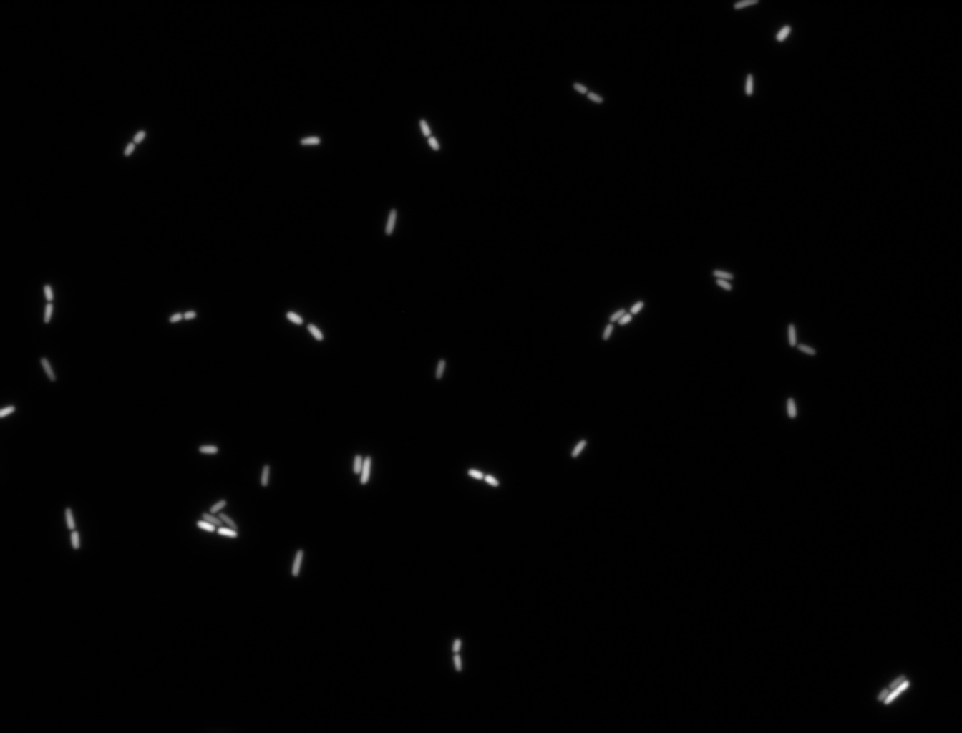
%> input picture Teaching/FluorescenceImage.TIF, 962 x 733 px, shrunk from 1344 x 1024 before the run
$ octave --eval "result = matlabsSegmentOutputDimMitotic(imread('../Teaching/FluorescenceImage.TIF'));"   (GNU Octave 9; MATLAB toolbox functions it lacks are replaced by stand-ins)
%> lines starting %> are read from the running program, lines starting %| are printed output that depends on the picture; in (x1, y1, x2, y2) boxes, pixels count from 0 and x2, y2 are one past the last pixel; in counts of white or black regions, pixels touching at a corner belong together; the program's own positions count from 1
function [BW,maskedImage] = matlabsSegmentOutputDimMitotic(X)
%segmentImage Segment image using auto-generated code from imageSegmenter app
%  [BW,MASKEDIMAGE] = segmentImage(X) segments image X using auto-generated
%  code from the imageSegmenter app. The final segmentation is returned in
%  BW, and a masked image is returned in MASKEDIMAGE.

% Auto-generated by imageSegmenter app on 26-Feb-2020
%----------------------------------------------------


% Adjust data to span data range.
X = imadjust(X);
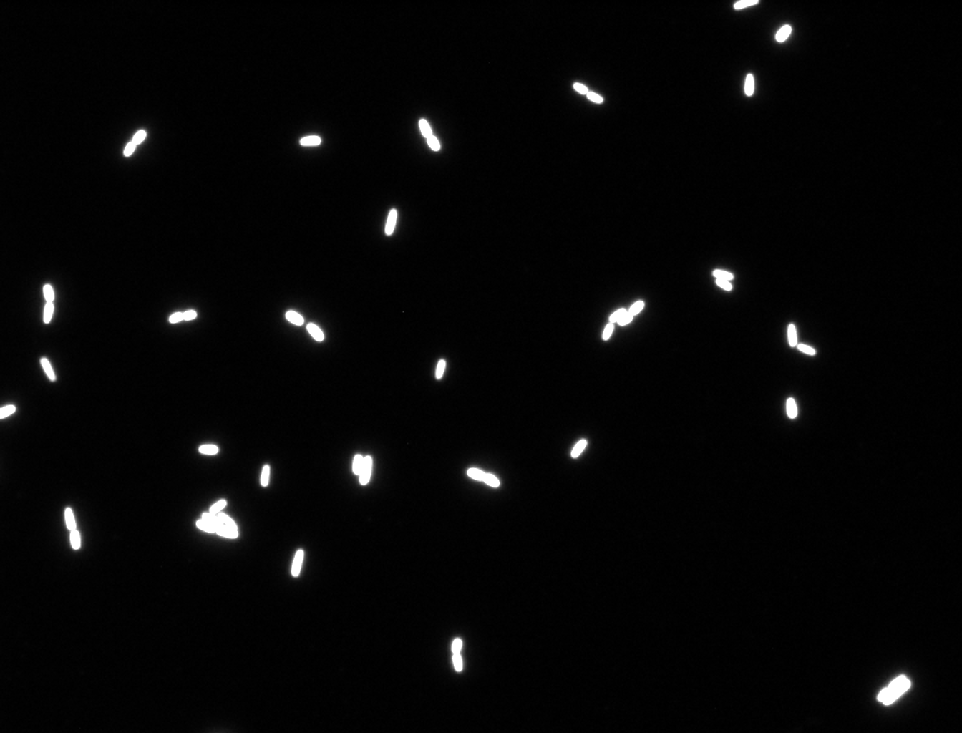
%> X: size 733x962 uint16; min 0, max 65535, mean 1690.5; drawn with min black and max white

% Auto clustering
s = rng;
rng('default');
L = imsegkmeans(single(X),2,'NumAttempts',2);
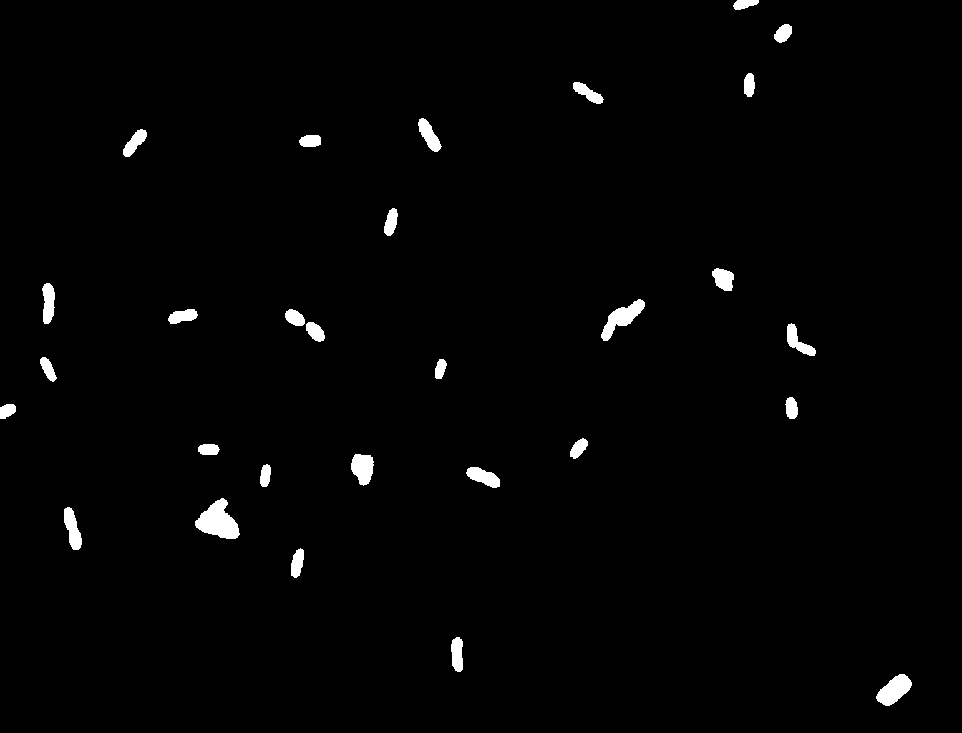
%> L: size 733x962 uint8; values 1 (black) and 2 (white), 1.4% white; 29 white regions, largest, box (x1, y1, x2, y2) and area: (195, 498, 240, 539) 1085, (601, 299, 645, 341) 725, (876, 674, 912, 706) 674
rng(s);
BW = L == 2;

% Close mask with disk
radius = 1;
decomposition = 0;
se = strel('disk', radius, decomposition);
BW = imclose(BW, se);
%> BW: size 733x962 logical; 1.4% white; 28 white regions, largest, box (x1, y1, x2, y2) and area: (195, 498, 240, 539) 1091, (601, 299, 645, 341) 729, (876, 674, 912, 706) 675

% Close mask with disk
radius = 2;
decomposition = 0;
se = strel('disk', radius, decomposition);
BW = imclose(BW, se);
%> BW: size 733x962 logical; 1.4% white; 28 white regions, largest, box (x1, y1, x2, y2) and area: (195, 498, 240, 539) 1093, (601, 299, 645, 341) 731, (876, 674, 912, 706) 675

% Active contour
iterations = 100;
%> (the run ends here)
